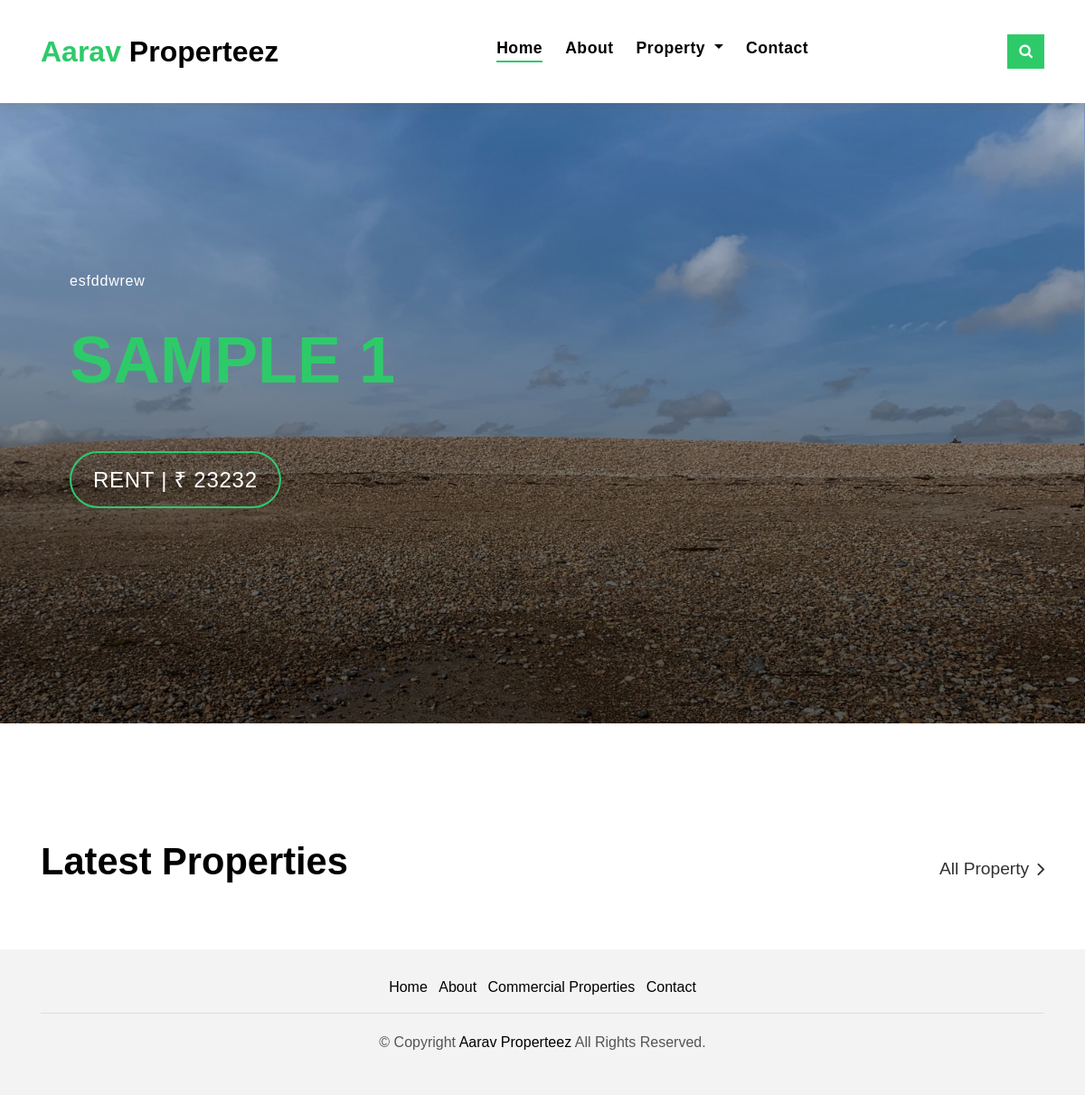
The page / on the database its author committed.
### app/models.py (models this page shows, shortened)
class Commercial(models.Model):
    main_image = models.ImageField(
        upload_to='images/', default='none')
    Area = models.DecimalField(max_digits=10, decimal_places=2)
    sno = models.AutoField(primary_key=True)
    title = models.CharField(max_length=100)
    content = models.TextField()
    price = models.IntegerField()
    timestamp = models.DateTimeField(default=now)
    sell_or_rent = models.CharField(max_length=20,
                                    choices=SELL_OR_RENT_COMM_CHOICES)
    location = models.CharField(max_length=150)
    property_type = models.CharField(max_length=20,
                                     choices=COMM_PROPERTY_CHOICES)
    floorplan = models.ImageField(blank=True)
    construction_status = models.CharField(max_length=20,
                                           choices=COMM_STATUS_CHOICES)
    amenities = MultiSelectField(choices=MY_COMM_CHOICES)
    slug = models.SlugField(unique=True)

### app/views.py (the view)
# urls.py: path('', views.home_view, name='home'),
def home_view(request):
    print(request.user)
    mainpagecomm_Properties = Commercial.objects.all()
    mainpageresi_Properties = Residential.objects.all()
    context = {
        'mainpagecomm_Properties': mainpagecomm_Properties,
        'mainpageresi_Properties': mainpageresi_Properties
    }
    return render(request, "home.html", context)

### templates/home.html (shortened to what this page needs)
{% extends 'base.html' %} {% load static %}
  {% block homeactive %}active{% endblock homeactive %}
  {% block content %}
  <div class="intro intro-carousel">
    <div id="carousel" class="owl-carousel owl-theme">
      {% for property in mainpagecomm_Properties %}
      <div class="carousel-item-a intro-item bg-image" style="background-image: url('{{property.main_image.url}}')">
        <div class="overlay overlay-a"></div>
        <div class="intro-content display-table">
          <div class="table-cell">
            <div class="container">
              <div class="row">
                <div class="col-lg-8">
                  <div class="intro-body">
                    <p class="intro-title-top">
                      {{property.location}}
                    </p>
                    <h1 class="intro-title mb-4">
                      <span class="color-b">{{property.title}}
                    </h1>
                    <p class="intro-subtitle intro-price">
                      <a href="../commercial/{{ property.slug }} "><span class="price-a">{{property.sell_or_rent}} | ₹
                          {{property.price}}</span></a>
                    </p>
                  </div>
                </div>
              </div>
            </div>
          </div>
        </div>
      </div>
      {% endfor %}
    </div>
  </div>
  <section class="section-property section-t8">
    <div class="container">
      <div class="row">
        <div class="col-md-12">
          <div class="title-wrap d-flex justify-content-between">
            <div class="title-box">
              <h2 class="title-a">Latest Properties</h2>
            </div>
            <div class="title-link">
              <a href="../">All Property
                <span class="ion-ios-arrow-forward"></span>
              </a>
            </div>
          </div>
        </div>
      </div>
  </section>
  {% endblock content %}

### static/css/style.css (style rules this page uses)
body { font-family: "Poppins", sans-serif; color: #555555; }
h1, h2, h3, h4, h5, h6 { color: #000000; }
a { color: #000000; transition: all 0.5s ease; }
.color-b { color: #2eca6a; }
.bg-image { background-repeat: no-repeat; background-attachment: fixed; background-size: cover; background-position: center center; }
.section-t8 { padding-top: 8rem; }
.title-wrap { padding-bottom: 4rem; }
.title-a { font-size: 2.6rem; font-weight: 600; }
.title-link { font-size: 1.2rem; font-weight: 300; padding-top: 1.2rem; }
.title-link a { color: #313131; }
.title-link span { font-size: 20px; padding-left: 4px; vertical-align: middle; }
.display-table { width: 100%; height: 100%; display: table; }
.table-cell { display: table-cell; vertical-align: middle; }
.overlay-a { background: linear-gradient( to bottom, rgba(0, 0, 0, 0) 0%, rgba(0, 0, 0, 0.2) 27%, rgba(0, 0, 0, 0.65) 90% ); }
.overlay { position: absolute; top: 0; left: 0px; padding: 0; height: 100%; width: 100%; }
.intro { height: 100vh; position: relative; color: #ffffff; }
.intro .intro-item { padding-top: 2rem; }
.intro .carousel-item-a { position: relative; height: 100vh; }
.intro .carousel-item-a.bg-image { background-attachment: scroll; }
.intro .intro-content { position: absolute; }
.intro .intro-body { padding-left: 1rem; }
.intro .intro-body .price-a { color: #ffffff; padding: 1rem 1.5rem; border: 2px solid #2eca6a; border-radius: 50px; text-transform: uppercase; letter-spacing: 0.03em; }
.intro .intro-title-top { -webkit-animation-delay: 0.6s; animation-delay: 0.6s; margin-bottom: 1rem; font-size: 0.9rem; color: #ffffff; letter-spacing: 0.05em; }
.intro .intro-title { transition-duration: 9s !important; color: #ffffff; font-weight: 700; font-size: 2.8rem; text-transform: uppercase; }
.intro .intro-subtitle { font-size: 1.5rem; font-weight: 300; }
.intro .intro-subtitle.intro-price { padding-top: 1rem; font-size: 1.2rem; }
.price-a { color: #ffffff; padding: 0.6rem 0.8rem; border: 2px solid #2eca6a; border-radius: 50px; text-transform: uppercase; letter-spacing: 0.03em; }
@media (min-width: 576px) { .intro .intro-title { font-size: 3.5rem; } }
@media (min-width: 576px) { .intro .intro-subtitle.intro-price { font-size: 1.3rem; } }
@media (min-width: 768px) { .intro .intro-body { padding-left: 2rem; } }
@media (min-width: 768px) { .intro .intro-title-top { font-size: 1rem; margin-bottom: 1rem; } }
@media (min-width: 768px) { .intro .intro-title { font-size: 4rem; } }
@media (min-width: 768px) { .intro .intro-subtitle { font-size: 2.5rem; } }
@media (min-width: 768px) { .intro .intro-subtitle.intro-price { padding-top: 2rem; font-size: 1.5rem; } }
@media (min-width: 992px) { .intro .intro-title-top { font-size: 1rem; margin-bottom: 2rem; } }
@media (min-width: 992px) { .intro .intro-title { font-size: 4.5rem; } }
@media (min-width: 992px) { .intro .intro-subtitle.intro-price { padding-top: 3rem; } }

### rows shown on the page
Commercial: main_image (picture), location "esfddwrew", title "SAMPLE 1", sell_or_rent "RENT", price "23232"
